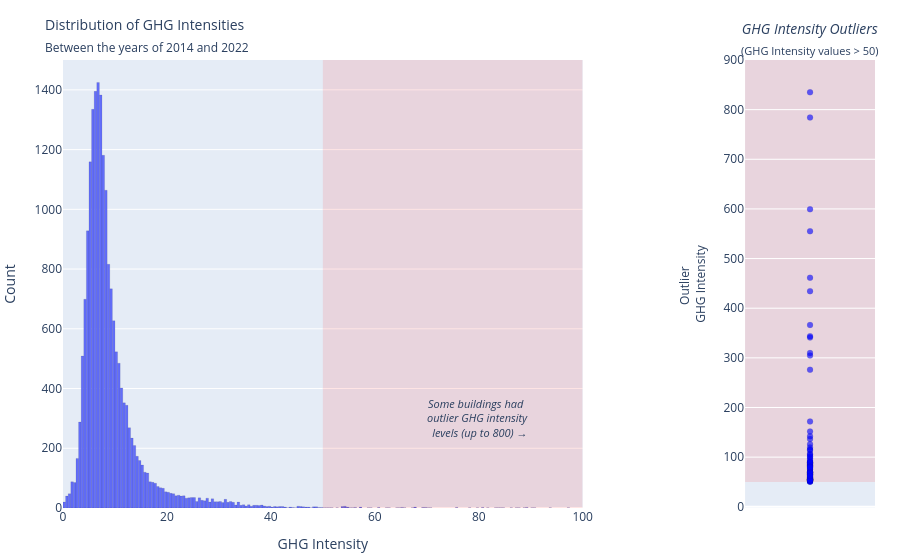

Notebook code cell kept with this figure:
### Code cell
fig = create_ghg_intensity_distribution_plot(df, version="web")

for dir in dirs:
    fig.write_html(
        os.path.join(dir, "distribution_of_GHG_intensity.html"), include_plotlyjs="cdn"
    )

fig

### Figure 1 — Plotly figure (JSON) as saved in the notebook; plotly's stock layout.template omitted (floating-point values rounded to 4 significant figures; data arrays with more than 128 entries replaced by an {"elided": "..."} marker saying what was removed)
{"data": [{"hovertemplate": " %{y} Buildings <br>with GHG Intensity between %{x}<extra></extra>", "marker": {"line": {"color": "black", "width": 0.1}}, "name": "Histogram of Values", "type": "histogram", "x": {"elided": "24891 float values"}, "xaxis": "x", "xbins": {"end": 100, "size": 0.5, "start": 0}, "yaxis": "y"}, {"customdata": [2020, 2020, 2020, 2020, 2020, 2020, 2020, 2020, 2020, 2015, 2015, 2014, 2015, 2015, 2017, 2016, 2017, 2017, 2016, 2017, 2018, 2018, 2018, 2018, 2017, 2018, 2018, 2016, 2016, 2017, 2016, 2016, 2017, 2016, 2015, 2015, 2015, 2018, 2017, 2016, 2018, 2016, 2017, 2015, 2016, 2015, 2015, 2016, 2018, 2015, 2017, 2018, 2015, 2018, 2015, 2015, 2015, 2015, 2014, 2017, 2018, 2016, 2014, 2016, 2019, 2019, 2019, 2019, 2019, 2019, 2019, 2019, 2019, 2019, 2019, 2019, 2021, 2021, 2021, 2021, 2021, 2021, 2021, 2021, 2021, 2021, 2021, 2022, 2022, 2022, 2022, 2022], "hovertemplate": "%{hovertext}<br>GHG Intensity: %{y} in %{customdata}", "hovertext": ["[Building Name Unavailable]", "CoreSite", "Shop & Save Market - Nagle", "Digital Printer's Row", "Keating Hall", "Digital Lakeside", "Tech Business Center", "6045 Kenwood Building", "Herman Hall", "Piper's Alley", "McGowan North", "KCBD", "Hall Plaza West", "Searle Chemistry Laboratory", "Latin School of Chicago Middle School", "Cummings Life Science Center", "Cummings Life Science Center", "S2-Sinai; Schwab Rehab Institute", "Salem Baptist Church of Chicago", "NMH Olson Pavilion", "6045 Kenwood Building", "Searle Chemistry Laboratory", "S1-Sinai", "Lowden Homes", "BSLC", "Shop & Save Market - Nagle", "Life Sciences Research Building", "SBRI", "KCBD", "Shop & Save Market - Nagle", "NMH Olson Pavilion", "Stanley Manne Children's Research Institute", "McGowan North", "Gordon Center for Integrative Science (GCIS)", "Stanley Manne Children's Research Institute", "SBRI", "Gateway Center", "Keating Hall", "Searle Chemistry Laboratory", "McGowan North", "Holy Cross Hospial", "Armour", "SBRI", "BSLC", "DePaul College Prep", "4600-4650 W. Diversey", "Shop & Save Market - Nagle", "BSLC", "Gordon Center for Integrative Science (GCIS)", "KCBD", "Stanley Manne Children's Research Institute", "Whole Foods KBS", "Cummings Life Science Center", "Evergreen Tower II", "Peck", "Gateway Centre", "Armour", "NMH Olson Pavilion", "NMH Olson Pavilion", "Gordon Center for Integrative Science (GCIS)", "Hyde Park West Apartments", "Searle Chemistry Laboratory", "Gordon Center for Integrative Science (GCIS)", "Shop & Save Market - Nagle", "Digital Lakeside", "Searle Chemistry Laboratory", "Cambria Hotel", "museum of contemporary art", "Digital Printer's Row", "6045 Kenwood Building", "Shop & Save Market - Nagle", "[Building Name Unavailable]", "Herman Hall", "Keating Hall", "Tech Business Center", "Life Sciences Research Building", "Keating Hall", "[Building Name Unavailable]", "Salem Baptist Church of Chicago", "CoreSite", "Crown Hall", "William Eckhardt Research Center", "Herman Hall", "6045 Kenwood Building", "Digital Printer's Row", "Tech Business Center", "Life Sciences Research Building", "Salem Baptist Church of Chicago", "CoreSite", "Digital Printer's Row", "[Building Name Unavailable]", "6045 Kenwood Building"], "marker": {"color": "blue", "line": {"color": "black", "width": 0.1}, "opacity": 0.6}, "mode": "markers", "name": "", "type": "scatter", "x": [0, 0, 0, 0, 0, 0, 0, 0, 0, 0, 0, 0, 0, 0, 0, 0, 0, 0, 0, 0, 0, 0, 0, 0, 0, 0, 0, 0, 0, 0, 0, 0, 0, 0, 0, 0, 0, 0, 0, 0, 0, 0, 0, 0, 0, 0, 0, 0, 0, 0, 0, 0, 0, 0, 0, 0, 0, 0, 0, 0, 0, 0, 0, 0, 0, 0, 0, 0, 0, 0, 0, 0, 0, 0, 0, 0, 0, 0, 0, 0, 0, 0, 0, 0, 0, 0, 0, 0, 0, 0, 0, 0], "xaxis": "x2", "y": [136.5, 114.3, 83.7, 105.8, 461.6, 142.1, 87.0, 51.1, 89.2, 434.4, 54.2, 56.1, 341.0, 67.9, 83.0, 67.9, 64.6, 90.1, 304.6, 58.8, 67.8, 54.1, 75.5, 55.0, 60.7, 86.2, 100.2, 56.3, 53.6, 84.1, 54.1, 67.1, 50.2, 53.5, 70.2, 54.7, 276.2, 834.9, 64.0, 53.7, 171.8, 54.9, 54.6, 65.3, 75.9, 343.6, 81.6, 57.3, 51.9, 54.2, 65.1, 55.7, 70.8, 599.3, 50.7, 309.7, 53.8, 57.1, 59.1, 54.3, 126.0, 69.3, 57.4, 84.6, 151.5, 53.8, 366.1, 60.5, 106.3, 62.8, 87.9, 69.8, 80.5, 784.0, 97.3, 90.6, 69.5, 65.7, 52.6, 119.5, 555.1, 54.3, 88.9, 69.4, 101.9, 89.3, 80.7, 78.0, 114.8, 93.5, 62.2, 79.7], "yaxis": "y2"}], "layout": {"annotations": [{"font": {"size": 16}, "showarrow": false, "text": "<i style=\"font-size:14px\">GHG Intensity Outliers</i><br><span style=\"font-size:11px\">(GHG Intensity values > 50)</span>", "x": 0.92, "xanchor": "center", "xref": "paper", "y": 1, "yanchor": "bottom", "yref": "paper"}, {"font": {"size": 11}, "showarrow": false, "text": "<i>Some buildings had  <br>outlier GHG intensity <br> levels (up to 800) →</i>", "x": 80, "y": 300}], "autosize": true, "font": {"size": 12}, "margin": {"b": 10, "l": 10, "r": 25, "t": 60}, "shapes": [{"fillcolor": "rgba(255, 0, 0, 0.1)", "line": {"width": 0}, "type": "rect", "x0": 50, "x1": 100, "xref": "x", "y0": 0, "y1": 1500, "yref": "y"}, {"fillcolor": "rgba(255, 0, 0, 0.1)", "layer": "below", "line": {"width": 0}, "type": "rect", "x0": -1, "x1": 1, "xref": "x2", "y0": 50, "y1": 900, "yref": "y2"}], "showlegend": false, "title": {"text": "<span style=\"font-size:14px;\">Distribution of GHG Intensities</span><br><span style=\"font-size:12px;\">Between the years of 2014 and 2022</span>"}, "xaxis": {"anchor": "y", "domain": [0, 0.64], "range": [0, 100], "title": {"text": "GHG Intensity"}, "visible": true}, "xaxis2": {"anchor": "y2", "domain": [0.84, 1], "visible": false}, "yaxis": {"anchor": "x", "domain": [0, 1], "title": {"text": "Count"}}, "yaxis2": {"anchor": "x2", "domain": [0, 1], "title": {"font": {"size": 12}, "text": "Outlier <br>GHG Intensity"}}}}
